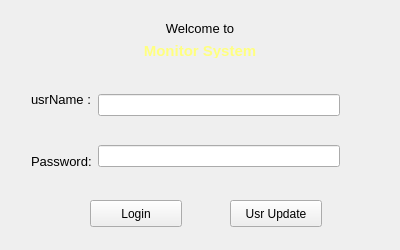
<?xml version="1.0" encoding="UTF-8"?>
<ui version="4.0">
 <class>Login</class>
 <widget class="QWidget" name="Login">
  <property name="geometry">
   <rect>
    <x>0</x>
    <y>0</y>
    <width>400</width>
    <height>250</height>
   </rect>
  </property>
  <property name="windowTitle">
   <string>Login</string>
  </property>
  <widget class="QPushButton" name="reg_btn">
   <property name="geometry">
    <rect>
     <x>230</x>
     <y>200</y>
     <width>92</width>
     <height>27</height>
    </rect>
   </property>
   <property name="cursor">
    <cursorShape>ArrowCursor</cursorShape>
   </property>
   <property name="text">
    <string>Usr Update</string>
   </property>
  </widget>
  <widget class="QLabel" name="c_label">
   <property name="geometry">
    <rect>
     <x>24</x>
     <y>179</y>
     <width>311</width>
     <height>17</height>
    </rect>
   </property>
   <property name="text">
    <string/>
   </property>
  </widget>
  <widget class="QWidget" name="layoutWidget">
   <property name="geometry">
    <rect>
     <x>20</x>
     <y>60</y>
     <width>331</width>
     <height>141</height>
    </rect>
   </property>
   <layout class="QHBoxLayout" name="line_layout">
    <item>
     <layout class="QVBoxLayout" name="usr_vlayout">
      <item>
       <widget class="QLabel" name="usr_label">
        <property name="autoFillBackground">
         <bool>false</bool>
        </property>
        <property name="text">
         <string>&lt;!DOCTYPE HTML PUBLIC &quot;-//W3C//DTD HTML 4.0//EN&quot; &quot;http://www.w3.org/TR/REC-html40/strict.dtd&quot;&gt;
&lt;html&gt;&lt;head&gt;&lt;meta name=&quot;qrichtext&quot; content=&quot;1&quot; /&gt;&lt;style type=&quot;text/css&quot;&gt;
p, li { white-space: pre-wrap; }
&lt;/style&gt;&lt;/head&gt;&lt;body style=&quot; font-family:'Sans'; font-size:10pt; font-weight:400; font-style:normal;&quot;&gt;
&lt;table border=&quot;0&quot; style=&quot;-qt-table-type: root; margin-top:4px; margin-bottom:4px; margin-left:4px; margin-right:4px;&quot;&gt;
&lt;tr&gt;
&lt;td style=&quot;border: none;&quot;&gt;
&lt;p style=&quot; margin-top:0px; margin-bottom:0px; margin-left:0px; margin-right:0px; -qt-block-indent:0; text-indent:0px;&quot;&gt;usrName :&lt;/p&gt;&lt;/td&gt;&lt;/tr&gt;&lt;/table&gt;&lt;/body&gt;&lt;/html&gt;</string>
        </property>
       </widget>
      </item>
      <item>
       <widget class="QLabel" name="pwd_label">
        <property name="autoFillBackground">
         <bool>false</bool>
        </property>
        <property name="text">
         <string>&lt;!DOCTYPE HTML PUBLIC &quot;-//W3C//DTD HTML 4.0//EN&quot; &quot;http://www.w3.org/TR/REC-html40/strict.dtd&quot;&gt;
&lt;html&gt;&lt;head&gt;&lt;meta name=&quot;qrichtext&quot; content=&quot;1&quot; /&gt;&lt;style type=&quot;text/css&quot;&gt;
p, li { white-space: pre-wrap; }
&lt;/style&gt;&lt;/head&gt;&lt;body style=&quot; font-family:'Sans'; font-size:10pt; font-weight:400; font-style:normal;&quot;&gt;
&lt;table border=&quot;0&quot; style=&quot;-qt-table-type: root; margin-top:4px; margin-bottom:4px; margin-left:4px; margin-right:4px;&quot;&gt;
&lt;tr&gt;
&lt;td style=&quot;border: none;&quot;&gt;
&lt;p style=&quot; margin-top:0px; margin-bottom:0px; margin-left:0px; margin-right:0px; -qt-block-indent:0; text-indent:0px;&quot;&gt;Password:&lt;/p&gt;&lt;/td&gt;&lt;/tr&gt;&lt;/table&gt;&lt;/body&gt;&lt;/html&gt;</string>
        </property>
       </widget>
      </item>
     </layout>
    </item>
    <item>
     <layout class="QVBoxLayout" name="line_vlayout">
      <item>
       <widget class="QLineEdit" name="usr_lineEdit"/>
      </item>
      <item>
       <widget class="QLineEdit" name="pwd_lineEdit"/>
      </item>
     </layout>
    </item>
   </layout>
  </widget>
  <widget class="QPushButton" name="login_btn">
   <property name="geometry">
    <rect>
     <x>90</x>
     <y>200</y>
     <width>92</width>
     <height>27</height>
    </rect>
   </property>
   <property name="cursor">
    <cursorShape>ArrowCursor</cursorShape>
   </property>
   <property name="text">
    <string>Login</string>
   </property>
  </widget>
  <widget class="QWidget" name="verticalLayoutWidget">
   <property name="geometry">
    <rect>
     <x>120</x>
     <y>10</y>
     <width>160</width>
     <height>59</height>
    </rect>
   </property>
   <layout class="QVBoxLayout" name="wel_vlayout">
    <item>
     <widget class="QLabel" name="wel_label">
      <property name="autoFillBackground">
       <bool>false</bool>
      </property>
      <property name="text">
       <string>&lt;!DOCTYPE HTML PUBLIC &quot;-//W3C//DTD HTML 4.0//EN&quot; &quot;http://www.w3.org/TR/REC-html40/strict.dtd&quot;&gt;
&lt;html&gt;&lt;head&gt;&lt;meta name=&quot;qrichtext&quot; content=&quot;1&quot; /&gt;&lt;style type=&quot;text/css&quot;&gt;
p, li { white-space: pre-wrap; }
&lt;/style&gt;&lt;/head&gt;&lt;body style=&quot; font-family:'Sans'; font-size:10pt; font-weight:400; font-style:normal;&quot;&gt;
&lt;table style=&quot;-qt-table-type: root; margin-top:4px; margin-bottom:4px; margin-left:4px; margin-right:4px;&quot;&gt;
&lt;tr&gt;
&lt;td style=&quot;border: none;&quot;&gt;
&lt;p align=&quot;center&quot; style=&quot; margin-top:0px; margin-bottom:0px; margin-left:0px; margin-right:0px; -qt-block-indent:0; text-indent:0px;&quot;&gt;Welcome to&lt;/p&gt;&lt;/td&gt;&lt;/tr&gt;&lt;/table&gt;&lt;/body&gt;&lt;/html&gt;</string>
      </property>
     </widget>
    </item>
    <item>
     <widget class="QLabel" name="title_label">
      <property name="autoFillBackground">
       <bool>false</bool>
      </property>
      <property name="text">
       <string>&lt;!DOCTYPE HTML PUBLIC &quot;-//W3C//DTD HTML 4.0//EN&quot; &quot;http://www.w3.org/TR/REC-html40/strict.dtd&quot;&gt;
&lt;html&gt;&lt;head&gt;&lt;meta name=&quot;qrichtext&quot; content=&quot;1&quot; /&gt;&lt;style type=&quot;text/css&quot;&gt;
p, li { white-space: pre-wrap; }
&lt;/style&gt;&lt;/head&gt;&lt;body style=&quot; font-family:'Sans'; font-size:10pt; font-weight:400; font-style:normal;&quot;&gt;
&lt;table border=&quot;0&quot; style=&quot;-qt-table-type: root; margin-top:4px; margin-bottom:4px; margin-left:4px; margin-right:4px;&quot;&gt;
&lt;tr&gt;
&lt;td style=&quot;border: none;&quot;&gt;
&lt;p align=&quot;center&quot; style=&quot; margin-top:0px; margin-bottom:0px; margin-left:0px; margin-right:0px; -qt-block-indent:0; text-indent:0px;&quot;&gt;&lt;span style=&quot; font-size:11pt; font-weight:600; color:#ffff7f;&quot;&gt;Monitor System&lt;/span&gt;&lt;/p&gt;&lt;/td&gt;&lt;/tr&gt;&lt;/table&gt;&lt;/body&gt;&lt;/html&gt;</string>
      </property>
     </widget>
    </item>
   </layout>
  </widget>
 </widget>
 <layoutdefault spacing="6" margin="11"/>
 <resources/>
 <connections/>
</ui>
